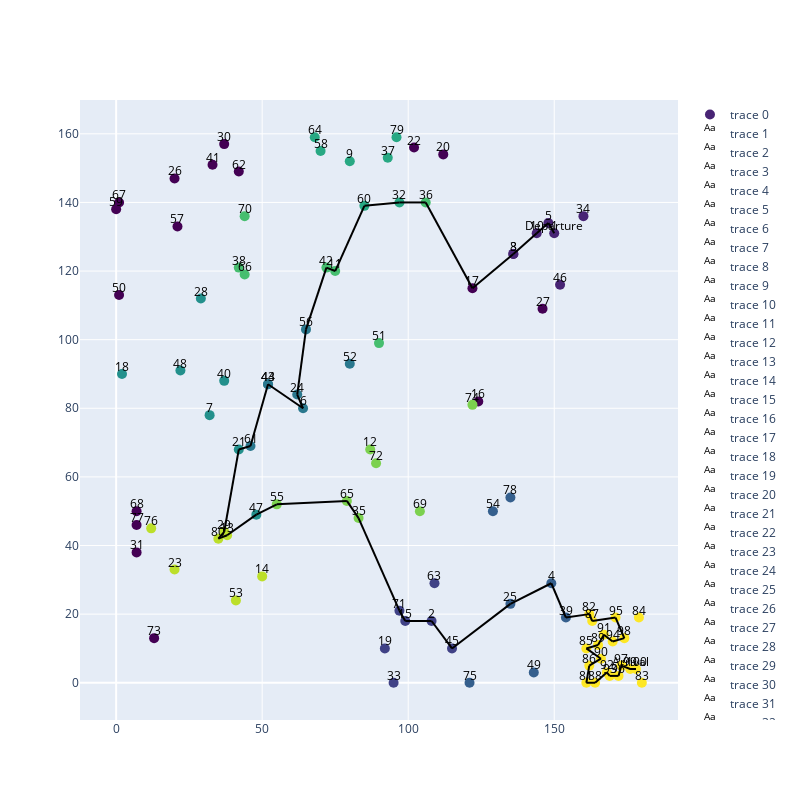

Source (notebook cell):
### Code cell
paths = paths.split(";")


paths = [path.split() for path in paths]


paths = np.array(paths, dtype=float)


paths = np.abs(paths)

graph(paths)

### Figure 1 — Plotly figure (JSON) as saved in the notebook; plotly's stock layout.template omitted (floating-point values rounded to 4 significant figures)
{"data": [{"marker": {"color": [1, 2, 1, 3, 1, 4, 5, 1, 6, 1, 7, 8, 9, 9, 2, 0, 0, 5, 2, 0, 5, 0, 9, 4, 3, 0, 0, 5, 9, 0, 0, 6, 2, 1, 8, 7, 6, 7, 3, 5, 0, 7, 4, 4, 2, 1, 5, 5, 3, 0, 7, 4, 9, 3, 8, 4, 0, 6, 0, 6, 4, 0, 2, 6, 8, 7, 0, 0, 8, 7, 2, 8, 0, 8, 3, 9, 0, 3, 6, 9, 10, 10, 10, 10, 10, 10, 10, 10, 10, 10, 10, 10, 10, 10, 10, 10, 10, 10, 10, 10], "colorscale": [[0, "#440154"], [0.1111, "#482878"], [0.2222, "#3e4989"], [0.3333, "#31688e"], [0.4444, "#26828e"], [0.5556, "#1f9e89"], [0.6667, "#35b779"], [0.7778, "#6ece58"], [0.8889, "#b5de2b"], [1, "#fde725"]], "size": 10}, "mode": "markers", "type": "scatter", "x": [150, 108, 136, 149, 148, 64, 32, 136, 80, 144, 75, 87, 38, 50, 99, 124, 122, 2, 92, 112, 42, 102, 20, 62, 135, 20, 146, 29, 37, 37, 7, 97, 95, 160, 83, 106, 93, 42, 154, 37, 33, 72, 52, 52, 115, 152, 48, 22, 143, 1, 90, 80, 41, 129, 55, 65, 21, 70, 0, 85, 46, 42, 109, 68, 79, 44, 1, 7, 104, 44, 97, 89, 13, 122, 121, 12, 7, 135, 96, 35, 161, 162, 180, 179, 161, 162, 163, 164, 165, 166, 167, 168, 169, 170, 171, 172, 173, 174, 176, 178], "y": [131, 18, 125, 29, 134, 80, 78, 125, 152, 131, 120, 68, 43, 31, 18, 82, 115, 90, 10, 154, 68, 156, 33, 84, 23, 147, 109, 112, 44, 157, 38, 140, 0, 136, 48, 140, 153, 121, 19, 88, 151, 121, 87, 87, 10, 116, 49, 91, 3, 113, 99, 93, 24, 50, 52, 103, 133, 155, 138, 139, 69, 149, 29, 159, 53, 119, 140, 50, 50, 136, 21, 64, 13, 81, 0, 45, 46, 54, 159, 42, 0, 20, 0, 19, 10, 5, 18, 0, 11, 7, 14, 3, 2, 12, 19, 2, 5, 13, 4, 4]}, {"mode": "text", "text": ["Departure"], "textfont": {"color": "black", "size": 12}, "textposition": "top center", "type": "scatter", "x": [150], "y": [131]}, {"mode": "text", "text": ["Arrival"], "textfont": {"color": "black", "size": 12}, "textposition": "top center", "type": "scatter", "x": [176], "y": [4]}, {"mode": "text", "text": ["1"], "textfont": {"color": "black", "size": 12}, "textposition": "top center", "type": "scatter", "x": [150], "y": [131]}, {"mode": "text", "text": ["2"], "textfont": {"color": "black", "size": 12}, "textposition": "top center", "type": "scatter", "x": [108], "y": [18]}, {"mode": "text", "text": ["3"], "textfont": {"color": "black", "size": 12}, "textposition": "top center", "type": "scatter", "x": [136], "y": [125]}, {"mode": "text", "text": ["4"], "textfont": {"color": "black", "size": 12}, "textposition": "top center", "type": "scatter", "x": [149], "y": [29]}, {"mode": "text", "text": ["5"], "textfont": {"color": "black", "size": 12}, "textposition": "top center", "type": "scatter", "x": [148], "y": [134]}, {"mode": "text", "text": ["6"], "textfont": {"color": "black", "size": 12}, "textposition": "top center", "type": "scatter", "x": [64], "y": [80]}, {"mode": "text", "text": ["7"], "textfont": {"color": "black", "size": 12}, "textposition": "top center", "type": "scatter", "x": [32], "y": [78]}, {"mode": "text", "text": ["8"], "textfont": {"color": "black", "size": 12}, "textposition": "top center", "type": "scatter", "x": [136], "y": [125]}, {"mode": "text", "text": ["9"], "textfont": {"color": "black", "size": 12}, "textposition": "top center", "type": "scatter", "x": [80], "y": [152]}, {"mode": "text", "text": ["10"], "textfont": {"color": "black", "size": 12}, "textposition": "top center", "type": "scatter", "x": [144], "y": [131]}, {"mode": "text", "text": ["11"], "textfont": {"color": "black", "size": 12}, "textposition": "top center", "type": "scatter", "x": [75], "y": [120]}, {"mode": "text", "text": ["12"], "textfont": {"color": "black", "size": 12}, "textposition": "top center", "type": "scatter", "x": [87], "y": [68]}, {"mode": "text", "text": ["13"], "textfont": {"color": "black", "size": 12}, "textposition": "top center", "type": "scatter", "x": [38], "y": [43]}, {"mode": "text", "text": ["14"], "textfont": {"color": "black", "size": 12}, "textposition": "top center", "type": "scatter", "x": [50], "y": [31]}, {"mode": "text", "text": ["15"], "textfont": {"color": "black", "size": 12}, "textposition": "top center", "type": "scatter", "x": [99], "y": [18]}, {"mode": "text", "text": ["16"], "textfont": {"color": "black", "size": 12}, "textposition": "top center", "type": "scatter", "x": [124], "y": [82]}, {"mode": "text", "text": ["17"], "textfont": {"color": "black", "size": 12}, "textposition": "top center", "type": "scatter", "x": [122], "y": [115]}, {"mode": "text", "text": ["18"], "textfont": {"color": "black", "size": 12}, "textposition": "top center", "type": "scatter", "x": [2], "y": [90]}, {"mode": "text", "text": ["19"], "textfont": {"color": "black", "size": 12}, "textposition": "top center", "type": "scatter", "x": [92], "y": [10]}, {"mode": "text", "text": ["20"], "textfont": {"color": "black", "size": 12}, "textposition": "top center", "type": "scatter", "x": [112], "y": [154]}, {"mode": "text", "text": ["21"], "textfont": {"color": "black", "size": 12}, "textposition": "top center", "type": "scatter", "x": [42], "y": [68]}, {"mode": "text", "text": ["22"], "textfont": {"color": "black", "size": 12}, "textposition": "top center", "type": "scatter", "x": [102], "y": [156]}, {"mode": "text", "text": ["23"], "textfont": {"color": "black", "size": 12}, "textposition": "top center", "type": "scatter", "x": [20], "y": [33]}, {"mode": "text", "text": ["24"], "textfont": {"color": "black", "size": 12}, "textposition": "top center", "type": "scatter", "x": [62], "y": [84]}, {"mode": "text", "text": ["25"], "textfont": {"color": "black", "size": 12}, "textposition": "top center", "type": "scatter", "x": [135], "y": [23]}, {"mode": "text", "text": ["26"], "textfont": {"color": "black", "size": 12}, "textposition": "top center", "type": "scatter", "x": [20], "y": [147]}, {"mode": "text", "text": ["27"], "textfont": {"color": "black", "size": 12}, "textposition": "top center", "type": "scatter", "x": [146], "y": [109]}, {"mode": "text", "text": ["28"], "textfont": {"color": "black", "size": 12}, "textposition": "top center", "type": "scatter", "x": [29], "y": [112]}, {"mode": "text", "text": ["29"], "textfont": {"color": "black", "size": 12}, "textposition": "top center", "type": "scatter", "x": [37], "y": [44]}, {"mode": "text", "text": ["30"], "textfont": {"color": "black", "size": 12}, "textposition": "top center", "type": "scatter", "x": [37], "y": [157]}, {"mode": "text", "text": ["31"], "textfont": {"color": "black", "size": 12}, "textposition": "top center", "type": "scatter", "x": [7], "y": [38]}, {"mode": "text", "text": ["32"], "textfont": {"color": "black", "size": 12}, "textposition": "top center", "type": "scatter", "x": [97], "y": [140]}, {"mode": "text", "text": ["33"], "textfont": {"color": "black", "size": 12}, "textposition": "top center", "type": "scatter", "x": [95], "y": [0]}, {"mode": "text", "text": ["34"], "textfont": {"color": "black", "size": 12}, "textposition": "top center", "type": "scatter", "x": [160], "y": [136]}, {"mode": "text", "text": ["35"], "textfont": {"color": "black", "size": 12}, "textposition": "top center", "type": "scatter", "x": [83], "y": [48]}, {"mode": "text", "text": ["36"], "textfont": {"color": "black", "size": 12}, "textposition": "top center", "type": "scatter", "x": [106], "y": [140]}, {"mode": "text", "text": ["37"], "textfont": {"color": "black", "size": 12}, "textposition": "top center", "type": "scatter", "x": [93], "y": [153]}, {"mode": "text", "text": ["38"], "textfont": {"color": "black", "size": 12}, "textposition": "top center", "type": "scatter", "x": [42], "y": [121]}, {"mode": "text", "text": ["39"], "textfont": {"color": "black", "size": 12}, "textposition": "top center", "type": "scatter", "x": [154], "y": [19]}, {"mode": "text", "text": ["40"], "textfont": {"color": "black", "size": 12}, "textposition": "top center", "type": "scatter", "x": [37], "y": [88]}, {"mode": "text", "text": ["41"], "textfont": {"color": "black", "size": 12}, "textposition": "top center", "type": "scatter", "x": [33], "y": [151]}, {"mode": "text", "text": ["42"], "textfont": {"color": "black", "size": 12}, "textposition": "top center", "type": "scatter", "x": [72], "y": [121]}, {"mode": "text", "text": ["43"], "textfont": {"color": "black", "size": 12}, "textposition": "top center", "type": "scatter", "x": [52], "y": [87]}, {"mode": "text", "text": ["44"], "textfont": {"color": "black", "size": 12}, "textposition": "top center", "type": "scatter", "x": [52], "y": [87]}, {"mode": "text", "text": ["45"], "textfont": {"color": "black", "size": 12}, "textposition": "top center", "type": "scatter", "x": [115], "y": [10]}, {"mode": "text", "text": ["46"], "textfont": {"color": "black", "size": 12}, "textposition": "top center", "type": "scatter", "x": [152], "y": [116]}, {"mode": "text", "text": ["47"], "textfont": {"color": "black", "size": 12}, "textposition": "top center", "type": "scatter", "x": [48], "y": [49]}, {"mode": "text", "text": ["48"], "textfont": {"color": "black", "size": 12}, "textposition": "top center", "type": "scatter", "x": [22], "y": [91]}, {"mode": "text", "text": ["49"], "textfont": {"color": "black", "size": 12}, "textposition": "top center", "type": "scatter", "x": [143], "y": [3]}, {"mode": "text", "text": ["50"], "textfont": {"color": "black", "size": 12}, "textposition": "top center", "type": "scatter", "x": [1], "y": [113]}, {"mode": "text", "text": ["51"], "textfont": {"color": "black", "size": 12}, "textposition": "top center", "type": "scatter", "x": [90], "y": [99]}, {"mode": "text", "text": ["52"], "textfont": {"color": "black", "size": 12}, "textposition": "top center", "type": "scatter", "x": [80], "y": [93]}, {"mode": "text", "text": ["53"], "textfont": {"color": "black", "size": 12}, "textposition": "top center", "type": "scatter", "x": [41], "y": [24]}, {"mode": "text", "text": ["54"], "textfont": {"color": "black", "size": 12}, "textposition": "top center", "type": "scatter", "x": [129], "y": [50]}, {"mode": "text", "text": ["55"], "textfont": {"color": "black", "size": 12}, "textposition": "top center", "type": "scatter", "x": [55], "y": [52]}, {"mode": "text", "text": ["56"], "textfont": {"color": "black", "size": 12}, "textposition": "top center", "type": "scatter", "x": [65], "y": [103]}, {"mode": "text", "text": ["57"], "textfont": {"color": "black", "size": 12}, "textposition": "top center", "type": "scatter", "x": [21], "y": [133]}, {"mode": "text", "text": ["58"], "textfont": {"color": "black", "size": 12}, "textposition": "top center", "type": "scatter", "x": [70], "y": [155]}, {"mode": "text", "text": ["59"], "textfont": {"color": "black", "size": 12}, "textposition": "top center", "type": "scatter", "x": [0], "y": [138]}, {"mode": "text", "text": ["60"], "textfont": {"color": "black", "size": 12}, "textposition": "top center", "type": "scatter", "x": [85], "y": [139]}, {"mode": "text", "text": ["61"], "textfont": {"color": "black", "size": 12}, "textposition": "top center", "type": "scatter", "x": [46], "y": [69]}, {"mode": "text", "text": ["62"], "textfont": {"color": "black", "size": 12}, "textposition": "top center", "type": "scatter", "x": [42], "y": [149]}, {"mode": "text", "text": ["63"], "textfont": {"color": "black", "size": 12}, "textposition": "top center", "type": "scatter", "x": [109], "y": [29]}, {"mode": "text", "text": ["64"], "textfont": {"color": "black", "size": 12}, "textposition": "top center", "type": "scatter", "x": [68], "y": [159]}, {"mode": "text", "text": ["65"], "textfont": {"color": "black", "size": 12}, "textposition": "top center", "type": "scatter", "x": [79], "y": [53]}, {"mode": "text", "text": ["66"], "textfont": {"color": "black", "size": 12}, "textposition": "top center", "type": "scatter", "x": [44], "y": [119]}, {"mode": "text", "text": ["67"], "textfont": {"color": "black", "size": 12}, "textposition": "top center", "type": "scatter", "x": [1], "y": [140]}, {"mode": "text", "text": ["68"], "textfont": {"color": "black", "size": 12}, "textposition": "top center", "type": "scatter", "x": [7], "y": [50]}, {"mode": "text", "text": ["69"], "textfont": {"color": "black", "size": 12}, "textposition": "top center", "type": "scatter", "x": [104], "y": [50]}, {"mode": "text", "text": ["70"], "textfont": {"color": "black", "size": 12}, "textposition": "top center", "type": "scatter", "x": [44], "y": [136]}, {"mode": "text", "text": ["71"], "textfont": {"color": "black", "size": 12}, "textposition": "top center", "type": "scatter", "x": [97], "y": [21]}, {"mode": "text", "text": ["72"], "textfont": {"color": "black", "size": 12}, "textposition": "top center", "type": "scatter", "x": [89], "y": [64]}, {"mode": "text", "text": ["73"], "textfont": {"color": "black", "size": 12}, "textposition": "top center", "type": "scatter", "x": [13], "y": [13]}, {"mode": "text", "text": ["74"], "textfont": {"color": "black", "size": 12}, "textposition": "top center", "type": "scatter", "x": [122], "y": [81]}, {"mode": "text", "text": ["75"], "textfont": {"color": "black", "size": 12}, "textposition": "top center", "type": "scatter", "x": [121], "y": [0]}, {"mode": "text", "text": ["76"], "textfont": {"color": "black", "size": 12}, "textposition": "top center", "type": "scatter", "x": [12], "y": [45]}, {"mode": "text", "text": ["77"], "textfont": {"color": "black", "size": 12}, "textposition": "top center", "type": "scatter", "x": [7], "y": [46]}, {"mode": "text", "text": ["78"], "textfont": {"color": "black", "size": 12}, "textposition": "top center", "type": "scatter", "x": [135], "y": [54]}, {"mode": "text", "text": ["79"], "textfont": {"color": "black", "size": 12}, "textposition": "top center", "type": "scatter", "x": [96], "y": [159]}, {"mode": "text", "text": ["80"], "textfont": {"color": "black", "size": 12}, "textposition": "top center", "type": "scatter", "x": [35], "y": [42]}, {"mode": "text", "text": ["81"], "textfont": {"color": "black", "size": 12}, "textposition": "top center", "type": "scatter", "x": [161], "y": [0]}, {"mode": "text", "text": ["82"], "textfont": {"color": "black", "size": 12}, "textposition": "top center", "type": "scatter", "x": [162], "y": [20]}, {"mode": "text", "text": ["83"], "textfont": {"color": "black", "size": 12}, "textposition": "top center", "type": "scatter", "x": [180], "y": [0]}, {"mode": "text", "text": ["84"], "textfont": {"color": "black", "size": 12}, "textposition": "top center", "type": "scatter", "x": [179], "y": [19]}, {"mode": "text", "text": ["85"], "textfont": {"color": "black", "size": 12}, "textposition": "top center", "type": "scatter", "x": [161], "y": [10]}, {"mode": "text", "text": ["86"], "textfont": {"color": "black", "size": 12}, "textposition": "top center", "type": "scatter", "x": [162], "y": [5]}, {"mode": "text", "text": ["87"], "textfont": {"color": "black", "size": 12}, "textposition": "top center", "type": "scatter", "x": [163], "y": [18]}, {"mode": "text", "text": ["88"], "textfont": {"color": "black", "size": 12}, "textposition": "top center", "type": "scatter", "x": [164], "y": [0]}, {"mode": "text", "text": ["89"], "textfont": {"color": "black", "size": 12}, "textposition": "top center", "type": "scatter", "x": [165], "y": [11]}, {"mode": "text", "text": ["90"], "textfont": {"color": "black", "size": 12}, "textposition": "top center", "type": "scatter", "x": [166], "y": [7]}, {"mode": "text", "text": ["91"], "textfont": {"color": "black", "size": 12}, "textposition": "top center", "type": "scatter", "x": [167], "y": [14]}, {"mode": "text", "text": ["92"], "textfont": {"color": "black", "size": 12}, "textposition": "top center", "type": "scatter", "x": [168], "y": [3]}, {"mode": "text", "text": ["93"], "textfont": {"color": "black", "size": 12}, "textposition": "top center", "type": "scatter", "x": [169], "y": [2]}, {"mode": "text", "text": ["94"], "textfont": {"color": "black", "size": 12}, "textposition": "top center", "type": "scatter", "x": [170], "y": [12]}, {"mode": "text", "text": ["95"], "textfont": {"color": "black", "size": 12}, "textposition": "top center", "type": "scatter", "x": [171], "y": [19]}, {"mode": "text", "text": ["96"], "textfont": {"color": "black", "size": 12}, "textposition": "top center", "type": "scatter", "x": [172], "y": [2]}, {"mode": "text", "text": ["97"], "textfont": {"color": "black", "size": 12}, "textposition": "top center", "type": "scatter", "x": [173], "y": [5]}, {"mode": "text", "text": ["98"], "textfont": {"color": "black", "size": 12}, "textposition": "top center", "type": "scatter", "x": [174], "y": [13]}, {"mode": "text", "text": ["99"], "textfont": {"color": "black", "size": 12}, "textposition": "top center", "type": "scatter", "x": [176], "y": [4]}, {"mode": "text", "text": ["100"], "textfont": {"color": "black", "size": 12}, "textposition": "top center", "type": "scatter", "x": [178], "y": [4]}, {"line": {"color": "black"}, "mode": "lines", "type": "scatter", "x": [150, 148], "y": [131, 134]}, {"line": {"color": "black"}, "mode": "lines", "type": "scatter", "x": [108, 115], "y": [18, 10]}, {"line": {"color": "black"}, "mode": "lines", "type": "scatter", "x": [136, 136], "y": [125, 125]}, {"line": {"color": "black"}, "mode": "lines", "type": "scatter", "x": [149, 154], "y": [29, 19]}, {"line": {"color": "black"}, "mode": "lines", "type": "scatter", "x": [148, 144], "y": [134, 131]}, {"line": {"color": "black"}, "mode": "lines", "type": "scatter", "x": [64, 52], "y": [80, 87]}, {"line": {"color": "black"}, "mode": "lines", "type": "scatter", "x": [136, 122], "y": [125, 115]}, {"line": {"color": "black"}, "mode": "lines", "type": "scatter", "x": [144, 136], "y": [131, 125]}, {"line": {"color": "black"}, "mode": "lines", "type": "scatter", "x": [75, 72], "y": [120, 121]}, {"line": {"color": "black"}, "mode": "lines", "type": "scatter", "x": [38, 48], "y": [43, 49]}, {"line": {"color": "black"}, "mode": "lines", "type": "scatter", "x": [99, 108], "y": [18, 18]}, {"line": {"color": "black"}, "mode": "lines", "type": "scatter", "x": [122, 106], "y": [115, 140]}, {"line": {"color": "black"}, "mode": "lines", "type": "scatter", "x": [42, 37], "y": [68, 44]}, {"line": {"color": "black"}, "mode": "lines", "type": "scatter", "x": [62, 64], "y": [84, 80]}, {"line": {"color": "black"}, "mode": "lines", "type": "scatter", "x": [135, 149], "y": [23, 29]}, {"line": {"color": "black"}, "mode": "lines", "type": "scatter", "x": [37, 35], "y": [44, 42]}, {"line": {"color": "black"}, "mode": "lines", "type": "scatter", "x": [97, 85], "y": [140, 139]}, {"line": {"color": "black"}, "mode": "lines", "type": "scatter", "x": [83, 97], "y": [48, 21]}, {"line": {"color": "black"}, "mode": "lines", "type": "scatter", "x": [106, 97], "y": [140, 140]}, {"line": {"color": "black"}, "mode": "lines", "type": "scatter", "x": [154, 162], "y": [19, 20]}, {"line": {"color": "black"}, "mode": "lines", "type": "scatter", "x": [72, 65], "y": [121, 103]}, {"line": {"color": "black"}, "mode": "lines", "type": "scatter", "x": [52, 52], "y": [87, 87]}, {"line": {"color": "black"}, "mode": "lines", "type": "scatter", "x": [52, 46], "y": [87, 69]}, {"line": {"color": "black"}, "mode": "lines", "type": "scatter", "x": [115, 135], "y": [10, 23]}, {"line": {"color": "black"}, "mode": "lines", "type": "scatter", "x": [48, 55], "y": [49, 52]}, {"line": {"color": "black"}, "mode": "lines", "type": "scatter", "x": [55, 79], "y": [52, 53]}, {"line": {"color": "black"}, "mode": "lines", "type": "scatter", "x": [65, 62], "y": [103, 84]}, {"line": {"color": "black"}, "mode": "lines", "type": "scatter", "x": [85, 75], "y": [139, 120]}, {"line": {"color": "black"}, "mode": "lines", "type": "scatter", "x": [46, 42], "y": [69, 68]}, {"line": {"color": "black"}, "mode": "lines", "type": "scatter", "x": [79, 83], "y": [53, 48]}, {"line": {"color": "black"}, "mode": "lines", "type": "scatter", "x": [97, 99], "y": [21, 18]}, {"line": {"color": "black"}, "mode": "lines", "type": "scatter", "x": [35, 38], "y": [42, 43]}, {"line": {"color": "black"}, "mode": "lines", "type": "scatter", "x": [161, 164], "y": [0, 0]}, {"line": {"color": "black"}, "mode": "lines", "type": "scatter", "x": [162, 163], "y": [20, 18]}, {"line": {"color": "black"}, "mode": "lines", "type": "scatter", "x": [161, 166], "y": [10, 7]}, {"line": {"color": "black"}, "mode": "lines", "type": "scatter", "x": [162, 161], "y": [5, 0]}, {"line": {"color": "black"}, "mode": "lines", "type": "scatter", "x": [163, 171], "y": [18, 19]}, {"line": {"color": "black"}, "mode": "lines", "type": "scatter", "x": [164, 168], "y": [0, 3]}, {"line": {"color": "black"}, "mode": "lines", "type": "scatter", "x": [165, 161], "y": [11, 10]}, {"line": {"color": "black"}, "mode": "lines", "type": "scatter", "x": [166, 162], "y": [7, 5]}, {"line": {"color": "black"}, "mode": "lines", "type": "scatter", "x": [167, 165], "y": [14, 11]}, {"line": {"color": "black"}, "mode": "lines", "type": "scatter", "x": [168, 169], "y": [3, 2]}, {"line": {"color": "black"}, "mode": "lines", "type": "scatter", "x": [169, 172], "y": [2, 2]}, {"line": {"color": "black"}, "mode": "lines", "type": "scatter", "x": [170, 167], "y": [12, 14]}, {"line": {"color": "black"}, "mode": "lines", "type": "scatter", "x": [171, 174], "y": [19, 13]}, {"line": {"color": "black"}, "mode": "lines", "type": "scatter", "x": [172, 173], "y": [2, 5]}, {"line": {"color": "black"}, "mode": "lines", "type": "scatter", "x": [173, 176], "y": [5, 4]}, {"line": {"color": "black"}, "mode": "lines", "type": "scatter", "x": [174, 170], "y": [13, 12]}, {"line": {"color": "black"}, "mode": "lines", "type": "scatter", "x": [176, 178], "y": [4, 4]}, {"line": {"color": "black"}, "mode": "lines", "type": "scatter", "x": [178, 176], "y": [4, 4]}], "layout": {"height": 800, "width": 800}}
